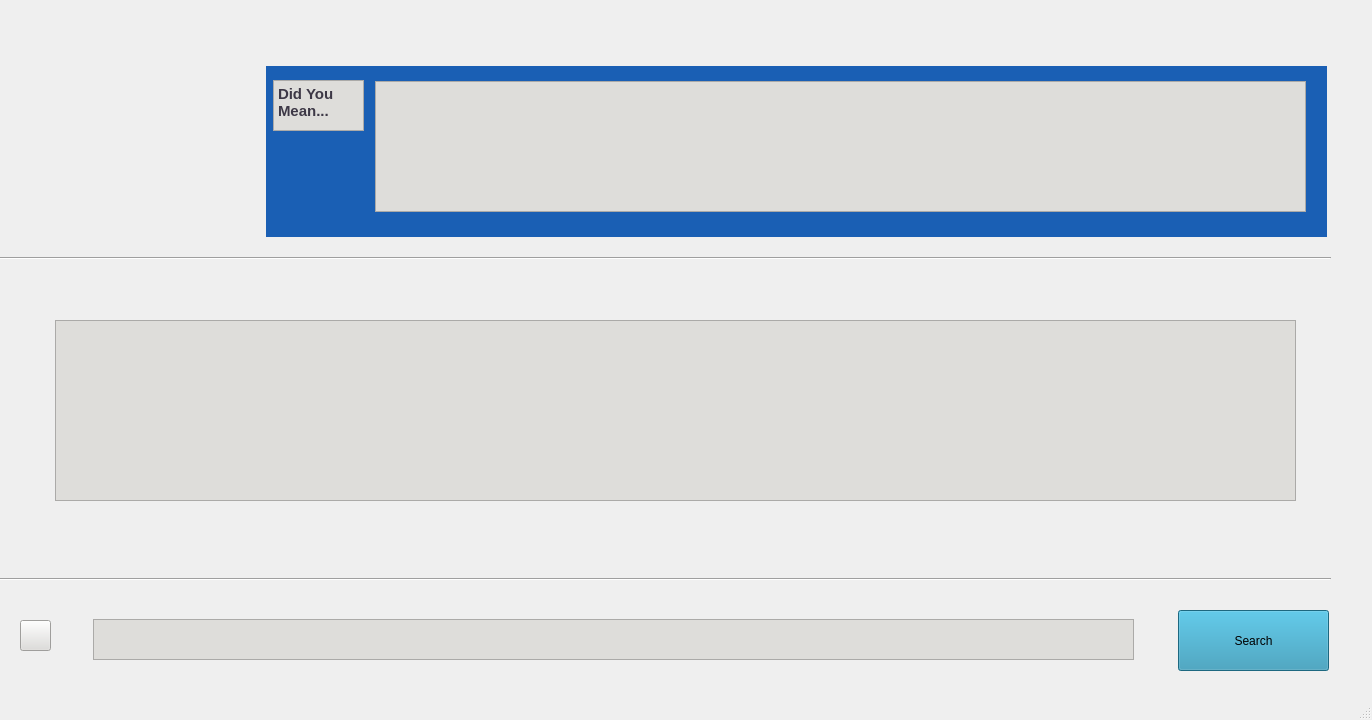
<?xml version="1.0" encoding="UTF-8"?>
<ui version="4.0">
 <class>JarvisUi</class>
 <widget class="QMainWindow" name="JarvisUi">
  <property name="geometry">
   <rect>
    <x>0</x>
    <y>0</y>
    <width>1372</width>
    <height>720</height>
   </rect>
  </property>
  <property name="windowTitle">
   <string>MainWindow</string>
  </property>
  <widget class="QWidget" name="centralwidget">
   <widget class="QLabel" name="label_1">
    <property name="geometry">
     <rect>
      <x>-70</x>
      <y>10</y>
      <width>1451</width>
      <height>741</height>
     </rect>
    </property>
    <property name="text">
     <string/>
    </property>
    <property name="pixmap">
     <pixmap>../Downloads/Black_Template.jpg</pixmap>
    </property>
    <property name="scaledContents">
     <bool>true</bool>
    </property>
   </widget>
   <widget class="QLabel" name="gif_1">
    <property name="geometry">
     <rect>
      <x>10</x>
      <y>60</y>
      <width>241</width>
      <height>171</height>
     </rect>
    </property>
    <property name="text">
     <string/>
    </property>
    <property name="pixmap">
     <pixmap>../Downloads/Earth.gif</pixmap>
    </property>
    <property name="scaledContents">
     <bool>true</bool>
    </property>
   </widget>
   <widget class="QLabel" name="label_2">
    <property name="geometry">
     <rect>
      <x>266</x>
      <y>66</y>
      <width>1061</width>
      <height>171</height>
     </rect>
    </property>
    <property name="styleSheet">
     <string notr="true">background-color: rgb(26, 95, 180);</string>
    </property>
    <property name="text">
     <string/>
    </property>
    <property name="pixmap">
     <pixmap>../Downloads/2DY9ob.jpg</pixmap>
    </property>
    <property name="scaledContents">
     <bool>true</bool>
    </property>
   </widget>
   <widget class="QTextBrowser" name="textBox_1">
    <property name="geometry">
     <rect>
      <x>375</x>
      <y>81</y>
      <width>931</width>
      <height>131</height>
     </rect>
    </property>
    <property name="styleSheet">
     <string notr="true">font: 57 11pt &quot;Ubuntu&quot;;
background-color: rgb(222, 221, 218);</string>
    </property>
   </widget>
   <widget class="Line" name="line_1">
    <property name="geometry">
     <rect>
      <x>0</x>
      <y>250</y>
      <width>1331</width>
      <height>16</height>
     </rect>
    </property>
    <property name="orientation">
     <enum>Qt::Horizontal</enum>
    </property>
   </widget>
   <widget class="QTextEdit" name="text_1">
    <property name="geometry">
     <rect>
      <x>273</x>
      <y>80</y>
      <width>91</width>
      <height>51</height>
     </rect>
    </property>
    <property name="styleSheet">
     <string notr="true">background-color: rgb(222, 221, 218);</string>
    </property>
    <property name="html">
     <string>&lt;!DOCTYPE HTML PUBLIC &quot;-//W3C//DTD HTML 4.0//EN&quot; &quot;http://www.w3.org/TR/REC-html40/strict.dtd&quot;&gt;
&lt;html&gt;&lt;head&gt;&lt;meta name=&quot;qrichtext&quot; content=&quot;1&quot; /&gt;&lt;style type=&quot;text/css&quot;&gt;
p, li { white-space: pre-wrap; }
&lt;/style&gt;&lt;/head&gt;&lt;body style=&quot; font-family:'Ubuntu'; font-size:11pt; font-weight:400; font-style:normal;&quot;&gt;
&lt;p style=&quot; margin-top:0px; margin-bottom:0px; margin-left:0px; margin-right:0px; -qt-block-indent:0; text-indent:0px;&quot;&gt;&lt;span style=&quot; font-weight:600; color:#3d3846;&quot;&gt;Did You Mean...&lt;/span&gt;&lt;/p&gt;&lt;/body&gt;&lt;/html&gt;</string>
    </property>
   </widget>
   <widget class="QLabel" name="label_3">
    <property name="geometry">
     <rect>
      <x>36</x>
      <y>306</y>
      <width>1291</width>
      <height>221</height>
     </rect>
    </property>
    <property name="text">
     <string/>
    </property>
    <property name="pixmap">
     <pixmap>../Downloads/2DY9ob.jpg</pixmap>
    </property>
    <property name="scaledContents">
     <bool>true</bool>
    </property>
   </widget>
   <widget class="QTextBrowser" name="textBrowser">
    <property name="geometry">
     <rect>
      <x>55</x>
      <y>320</y>
      <width>1241</width>
      <height>181</height>
     </rect>
    </property>
    <property name="styleSheet">
     <string notr="true">background-color: rgb(222, 221, 218);</string>
    </property>
   </widget>
   <widget class="Line" name="line_2">
    <property name="geometry">
     <rect>
      <x>0</x>
      <y>559</y>
      <width>1331</width>
      <height>41</height>
     </rect>
    </property>
    <property name="orientation">
     <enum>Qt::Horizontal</enum>
    </property>
   </widget>
   <widget class="QPushButton" name="pushButton">
    <property name="geometry">
     <rect>
      <x>20</x>
      <y>620</y>
      <width>31</width>
      <height>31</height>
     </rect>
    </property>
    <property name="styleSheet">
     <string notr="true">background-color: rgb(222, 221, 218);</string>
    </property>
    <property name="text">
     <string/>
    </property>
    <property name="icon">
     <iconset>
      <normaloff>../Downloads/mic.png</normaloff>../Downloads/mic.png</iconset>
    </property>
   </widget>
   <widget class="QLabel" name="label_4">
    <property name="geometry">
     <rect>
      <x>76</x>
      <y>606</y>
      <width>1081</width>
      <height>71</height>
     </rect>
    </property>
    <property name="text">
     <string/>
    </property>
    <property name="pixmap">
     <pixmap>../Downloads/2DY9ob.jpg</pixmap>
    </property>
    <property name="scaledContents">
     <bool>true</bool>
    </property>
   </widget>
   <widget class="QPlainTextEdit" name="text_edit">
    <property name="geometry">
     <rect>
      <x>93</x>
      <y>619</y>
      <width>1041</width>
      <height>41</height>
     </rect>
    </property>
    <property name="styleSheet">
     <string notr="true">background-color: rgb(222, 221, 218);</string>
    </property>
   </widget>
   <widget class="QPushButton" name="pushButton_2">
    <property name="geometry">
     <rect>
      <x>1178</x>
      <y>610</y>
      <width>151</width>
      <height>61</height>
     </rect>
    </property>
    <property name="styleSheet">
     <string notr="true">background-color: rgb(41, 146, 179);
font: 75 20pt &quot;Ubuntu Mono&quot;;</string>
    </property>
    <property name="text">
     <string>Search</string>
    </property>
   </widget>
  </widget>
  <widget class="QStatusBar" name="statusbar"/>
 </widget>
 <resources/>
 <connections/>
</ui>
